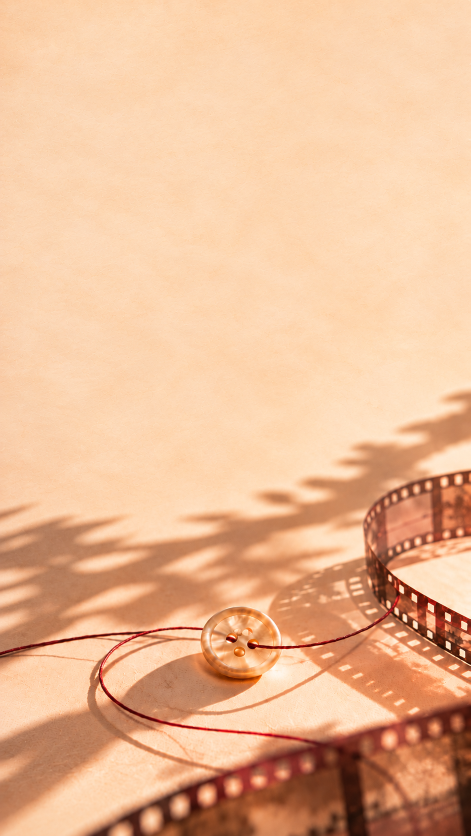
#> input picture animation/shortform_teaser/assets/background.png, 941 x 1672 px (shown at 1/2 size)
$ python render_v3.py
#> lines starting #> are read from the running program, lines starting #| are printed output that depends on the picture
from PIL import Image, ImageDraw, ImageFont, ImageFilter
import numpy as np, math, subprocess, wave, json
from pathlib import Path
P=Path(__file__).resolve().parent; W,H=720,1280; FPS=30; DUR=20
font='/usr/share/fonts/opentype/noto/NotoSansCJK-Bold.ttc'
fonts={s:ImageFont.truetype(font,s,index=1) for s in [20,24,28,32,38,48,56,64,72,84,96,112]}
bg=Image.open(P/'assets/background.png').convert('RGB').resize((W,H),Image.Resampling.LANCZOS)
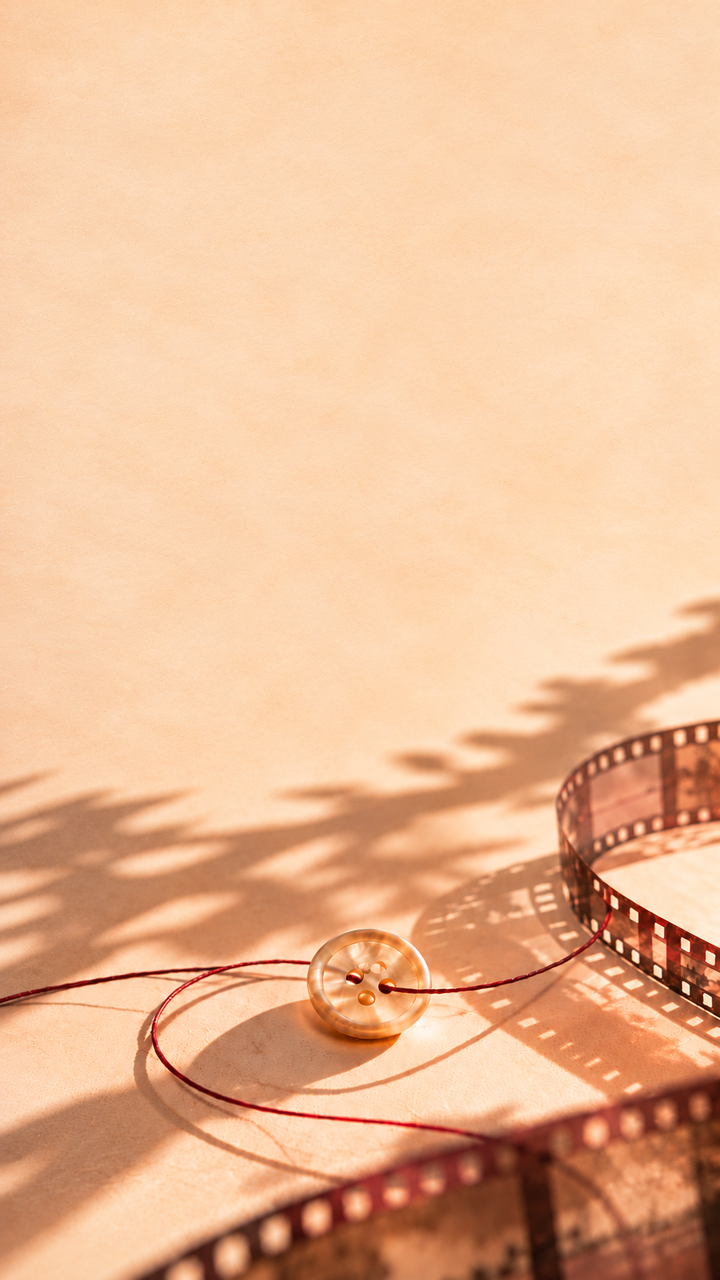
#> bg: PIL image 720x1280 RGB; mean R, G, B 233.8, 185.7, 149.6
y,x=np.mgrid[:H,:W]; glow=np.exp(-(((x-360)/450)**2+((y-600)/650)**2))
dark=np.stack([15+44*glow,12+15*glow,38+68*glow],2).astype('uint8'); dark=Image.fromarray(dark)
#> after `dark = Image.fromarray(dark)`:
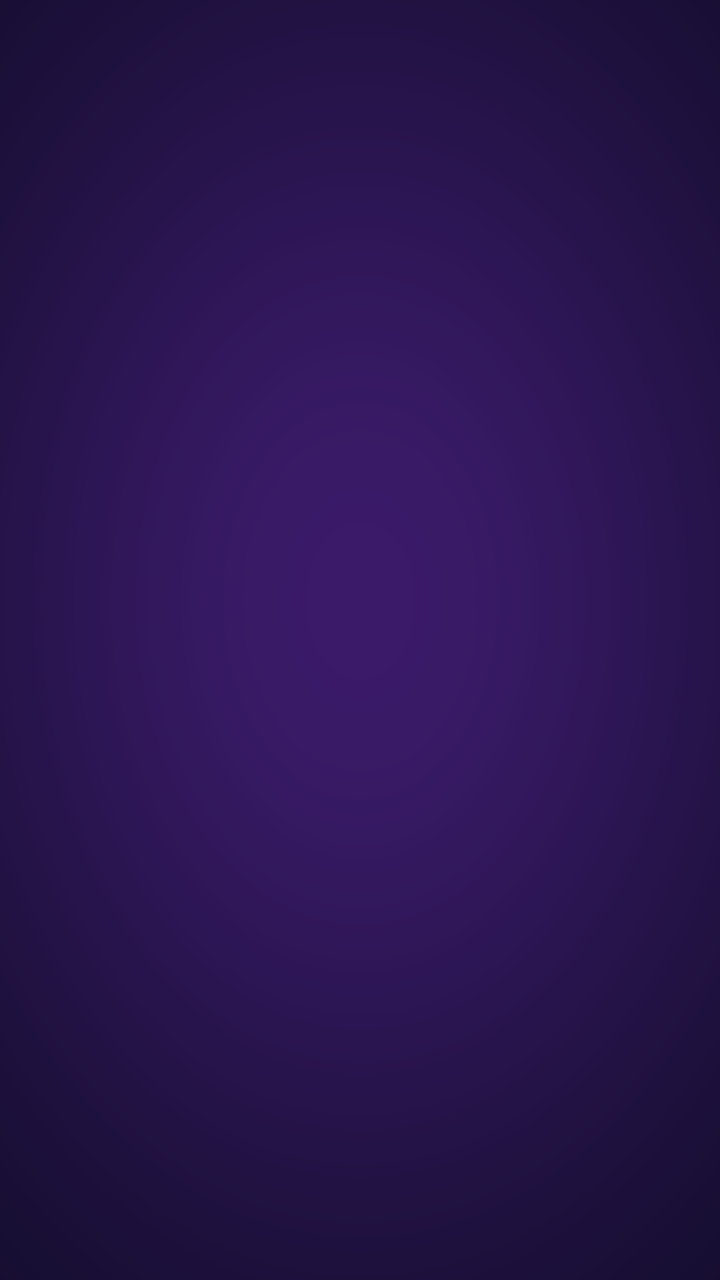
#> dark: PIL image 720x1280 RGB; mean R, G, B 41.7, 20.8, 79.5
def ease(v): return 1-(1-max(0,min(1,v)))**3
# [5 lines left out: function text, not called in this run]
def badge(im,label,t):
 d=ImageDraw.Draw(im);d.rounded_rectangle((42,60,270,103),radius=21,fill='#F9DFC1');d.text((61,66),label,font=fonts[20],fill='#58342A')
 d.rounded_rectangle((42,1196,678,1201),radius=2,fill='#D7D9E5');d.rounded_rectangle((42,1196,42+int(636*t/DUR),1201),radius=2,fill='#822F36')
# [47 lines left out: functions montage, frame, not called in this run]
# Original minimal 120 BPM rhythm, no audio copied from reference.
sr=48000; a=np.zeros((sr*DUR,2),np.float32);rng=np.random.default_rng(7)
for k in range(DUR*2):
 pos=int(k*.5*sr); tt=np.arange(int(.22*sr))/sr
 kick=np.sin(2*np.pi*(48*tt+7*(1-np.exp(-tt*25))))*np.exp(-tt*27)*.34
 n=min(len(kick),len(a)-pos);a[pos:pos+n]+=kick[:n,None]
 if k%2:
  tt=np.arange(int(.13*sr))/sr;sn=rng.normal(0,.055,len(tt))*np.exp(-tt*36);n=min(len(sn),len(a)-pos);a[pos:pos+n]+=sn[:n,None]
for tm in [0,1.5,3.5,5.3,7.1,8.9,13,15]:
 pos=int(tm*sr);tt=np.arange(int(.38*sr))/sr
 tone=(np.sin(2*np.pi*660*tt)+.4*np.sin(2*np.pi*990*tt))*np.exp(-tt*12)*.09
 n=min(len(tone),len(a)-pos);a[pos:pos+n]+=tone[:n,None]
a[-sr:]*=np.linspace(1,0,sr)[:,None]
with wave.open(str(P/'film-rhythm.wav'),'wb') as f:f.setnchannels(2);f.setsampwidth(2);f.setframerate(sr);f.writeframes((np.clip(a,-1,1)*32767).astype('<i2').tobytes())
#> (the run stopped early here; a loop or call above may not have finished)
